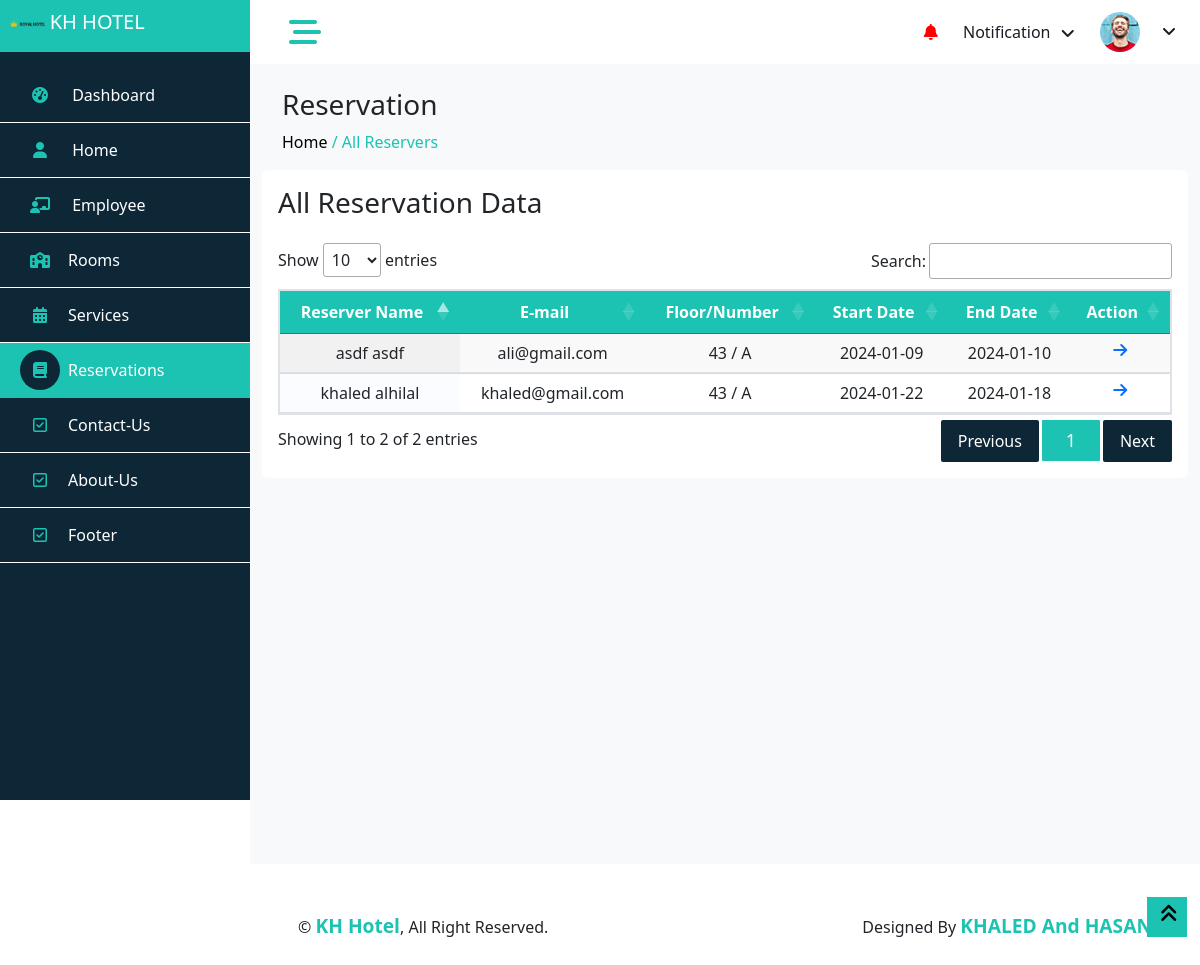
Page /ReservationDetails.php on the committed database.
### tables this page shows
CREATE TABLE `reservation` (
  `reservation_id` int(10) UNSIGNED NOT NULL,
  `user_id` int(11) UNSIGNED NOT NULL,
  `room_id` int(11) UNSIGNED NOT NULL,
  `numberOfChildrens` int(11) NOT NULL,
  `gender` varchar(255) NOT NULL,
  `check_in` date NOT NULL,
  `chack_out` date NOT NULL
);

CREATE TABLE `users` (
  `user_id` int(10) UNSIGNED NOT NULL,
  `FirstName` varchar(255) NOT NULL,
  `LastName` varchar(255) NOT NULL,
  `email` varchar(255) NOT NULL,
  `phone_number` int(255) NOT NULL,
  `nationality` varchar(50) NOT NULL,
  `user_type` varchar(255) NOT NULL,
  `password` varchar(255) NOT NULL
);

CREATE TABLE `rooms` (
  `room_id` int(10) UNSIGNED NOT NULL,
  `room_name` varchar(255) NOT NULL,
  `room_image` varchar(255) NOT NULL,
  `room_number` int(11) NOT NULL,
  `room_type` varchar(255) NOT NULL,
  `price_per_night` int(11) NOT NULL,
  `room_description` varchar(255) NOT NULL
);

### ReservationDetails.php (the view, shortened to what this page needs)
<?php
require('common/header.php');
require('connect.php');
$sql = "SELECT *, rooms.room_name, rooms.room_id, users.user_id,users.FirstName, users.LastName, users.email, rooms.room_number FROM reservation INNER JOIN rooms ON reservation.room_id = rooms.room_id INNER JOIN users ON reservation.user_id = users.user_id GROUP BY users.FirstName";
$result = $conn->query($sql);
$reservations = $result->fetch_all(MYSQLI_ASSOC);
?>
<body>
    <div class="container-fluid position-relative bg-white d-flex p-0">
        <?php require('common/sidebar.php'); ?>
        <div class="content">
            <?php require('common/navbar.php'); ?>
            <div class="container-fluid pt-4 min-vh-100 bg-light">
                <div class="row ms-2">
                    <h3>Reservation</h3>
                    <a href="index.php" style="color: black;">
                        <p>Home
                    </a> <span style="color: #1cc3b2;"> / <a href="reservationDetails.php" style="color:#1cc3b2">All Reservers</a></span></p>
                </div>
                <div class="card height-auto border-0">
                    <div class="card-body">
                        <div class="heading-layout1">
                            <div class="item-title">
                                <h3>All Reservation Data</h3>
                            </div>
                        </div>
                        <div class=" row mt-4">
                            <div class="table-responsive">
                                <table class="table display data-table text-nowrap table-striped" id="dataTable" role="grid">
                                    <thead>
                                        <tr role="row">
                                            <th class="sorting text-center text-white" style="background-color: #1cc3b2;">Reserver Name</th>
                                            <th class="sorting text-center text-white" style="background-color: #1cc3b2;">E-mail</th>
                                            <th class="sorting text-center text-white" style="background-color: #1cc3b2;">Floor/Number</th>
                                            <th class="sorting text-center text-white" style="background-color: #1cc3b2;">Start Date</th>
                                            <th class="sorting text-center text-white" style="background-color: #1cc3b2;">End Date</th>
                                            <th class="sorting text-center text-white" style="background-color: #1cc3b2;">Action</th>
                                        </tr>
                                    </thead>
                                    <tbody>
                                        <?php foreach ($reservations as $res) { ?>
                                            <tr class="text-center">
                                                <td id=""><?php echo $res['FirstName'] . " " . $res['LastName'] ?></td>
                                                <td id=""><?php echo  $res['email'] ?></td>
                                                <td id=""><?php echo $res['room_number']; ?> / <?php echo $res['room_name']; ?></td>
                                                <td id=""><?php echo $res['check_in']; ?></td>
                                                <td id=""><?php echo $res['chack_out']; ?></td>
                                                <td id=""><a href="ReservationInfo.php?user_id=<?php echo $res['user_id'] ?>">
                                                        <i class="fa-solid fa-arrow-right"></i>
                                                    </a></td>
                                            </tr>
                                        <?php
                                        } ?>
                                    </tbody>
                                </table>
                            </div>
                        </div>
                    </div>
                </div>
            </div>
            <?php require('common/footer.php'); ?>
        </div>
        <a href="#" class="btn btn-lg  btn-lg-square back-to-top  bg-yellow" style="border-radius:0px"><i class="fa fa-angle-double-up" style="color: black;"></i></a>
    </div>
</body>
</html>

### css/style.css (style rules this page uses)
:root { --primary: blue; --light: #F3F6F9; --dark: #191C24; }
.back-to-top { position: fixed; display: none; right: 13px; bottom: 28px; z-index: 99; }
.btn { transition: .5s; }
.btn-lg-square { width: 40px; height: 40px; }
.btn-square, .btn-sm-square, .btn-lg-square { padding: 0; display: inline-flex; align-items: center; justify-content: center; font-weight: normal; border-radius: 0px; }
.content { margin-left: 250px; min-height: 100vh; background: #FFFFFF; transition: 0.5s; }
@media (min-width: 992px) { .content { width: calc(100% - 250px); } }
.bg-yellow { background-color: #1cc3b2 !important; }

### rows in the picture
reservation: user.FirstName "asdf", user.LastName "asdf", user.email "ali@gmail.com", room.room_number "43", room.room_name "A", check_in "2024-01-09", chack_out "2024-01-10"
reservation: user.FirstName "khaled", user.LastName "alhilal", user.email "khaled@gmail.com", room.room_number "43", room.room_name "A", check_in "2024-01-22", chack_out "2024-01-18"
